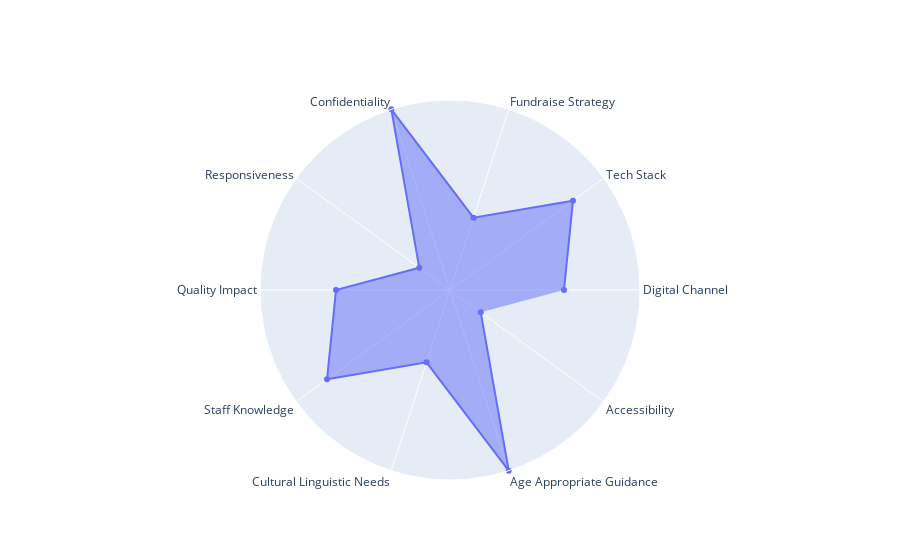

The cell this chart's notebook holds for it:
### Code cell
import plotly.graph_objects as go

data = {
    'digital_channel': 6,
     'tech_stack': 8,
     'fundraise_strategy': 4,
     'confidentiality': 10,
     'responsiveness': 2,
     'quality_impact': 6,
     'staff_knowledge': 8,
     'cultural_linguistic_needs': 4,
     'age_appropriate_guidance': 10,
     'accessibility': 2
}

labels = [label.replace('_', ' ').title() for label in data.keys()]
values = list(data.values())

layout = go.Layout(
    polar=dict(
        radialaxis=dict(
            visible=False,
            range=[0, 10]  # Set the range according to your data values
        )
    )
)

fig = go.Figure(data=go.Scatterpolar(
    r=values,
    theta=labels,
    fill='toself'
))

fig.update_layout(layout)
fig.show()

### Figure 1 — Plotly figure (JSON) as saved in the notebook; plotly's stock layout.template omitted (floating-point values rounded to 4 significant figures)
{"data": [{"fill": "toself", "r": [6, 8, 4, 10, 2, 6, 8, 4, 10, 2], "theta": ["Digital Channel", "Tech Stack", "Fundraise Strategy", "Confidentiality", "Responsiveness", "Quality Impact", "Staff Knowledge", "Cultural Linguistic Needs", "Age Appropriate Guidance", "Accessibility"], "type": "scatterpolar"}], "layout": {"autosize": true, "polar": {"angularaxis": {"type": "category"}, "radialaxis": {"autorange": false, "range": [0, 10], "type": "linear", "visible": false}}}}
